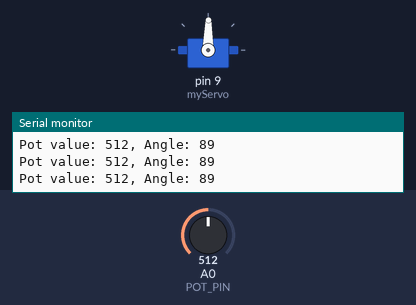
Recording of a sketch running on a simulated Arduino Uno, built with avr-gcc and run on an emulated ATmega328P. On the bench: servo, the last lines printed to the serial monitor. The test bench sets the inputs (shaded band); at power-on: A0 (POT_PIN) = 512.

Above: at 1.2 s.
1.3 s: A0 (POT_PIN) set to 111
At 2.5 s:
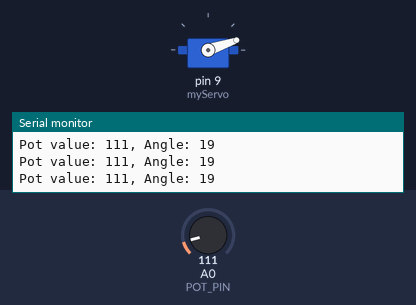
2.8 s: A0 (POT_PIN) set to 88
At 3.2 s:
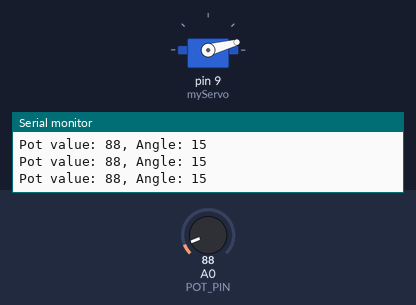
5.8 s: A0 (POT_PIN) set to 1023
At 6.4 s:
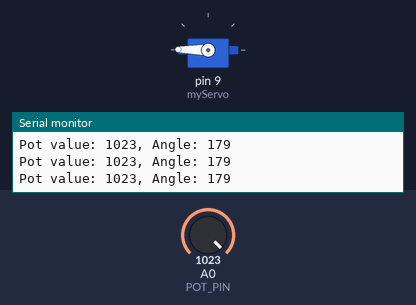
7.3 s: A0 (POT_PIN) set to 1007
At 8.1 s:
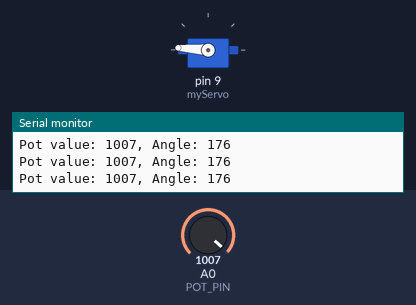
10.3 s: A0 (POT_PIN) set to 982
At 11.5 s:
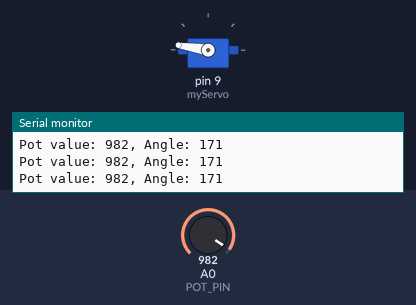
13.3 s: A0 (POT_PIN) set to 511
At 13.9 s:
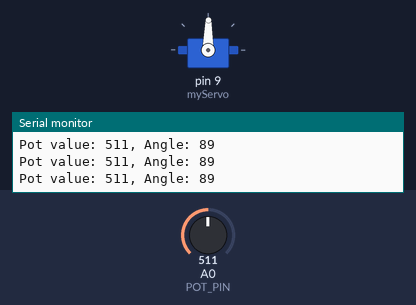
Timing chart, 0 to 16.3 s (numbered marks = the images above; inputs shaded):
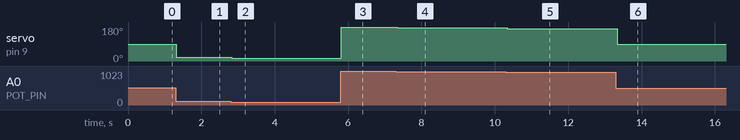

The sketch:

servo.ino
```cpp
#include <Servo.h>

Servo myServo;

int const POT_PIN = A0;
int pot_value;
int angle;

void setup() {
  myServo.attach(9);
  Serial.begin(9600);
}

void loop() {
  pot_value = analogRead(POT_PIN);
  Serial.print("Pot value: ");
  Serial.print(pot_value);
  Serial.print(", ");

  angle = map(pot_value, 0, 1023, 0, 179);
  Serial.print("Angle: ");
  Serial.print(angle);
  Serial.print("\n");

  myServo.write(angle);
  delay(15);
}
```

Measured:
- after the input at 1.3 s, servo on pin 9 (myServo): 89° → 19° at once
- after the input at 2.8 s, servo on pin 9 (myServo): 19° → 15° at once
- after the input at 5.8 s, servo on pin 9 (myServo): 15° → 179° at once
- after the input at 7.3 s, servo on pin 9 (myServo): 179° → 176° at once
- after the input at 10.3 s, servo on pin 9 (myServo): 176° → 171° at once
- after the input at 13.3 s, servo on pin 9 (myServo): 171° → 89° at once
